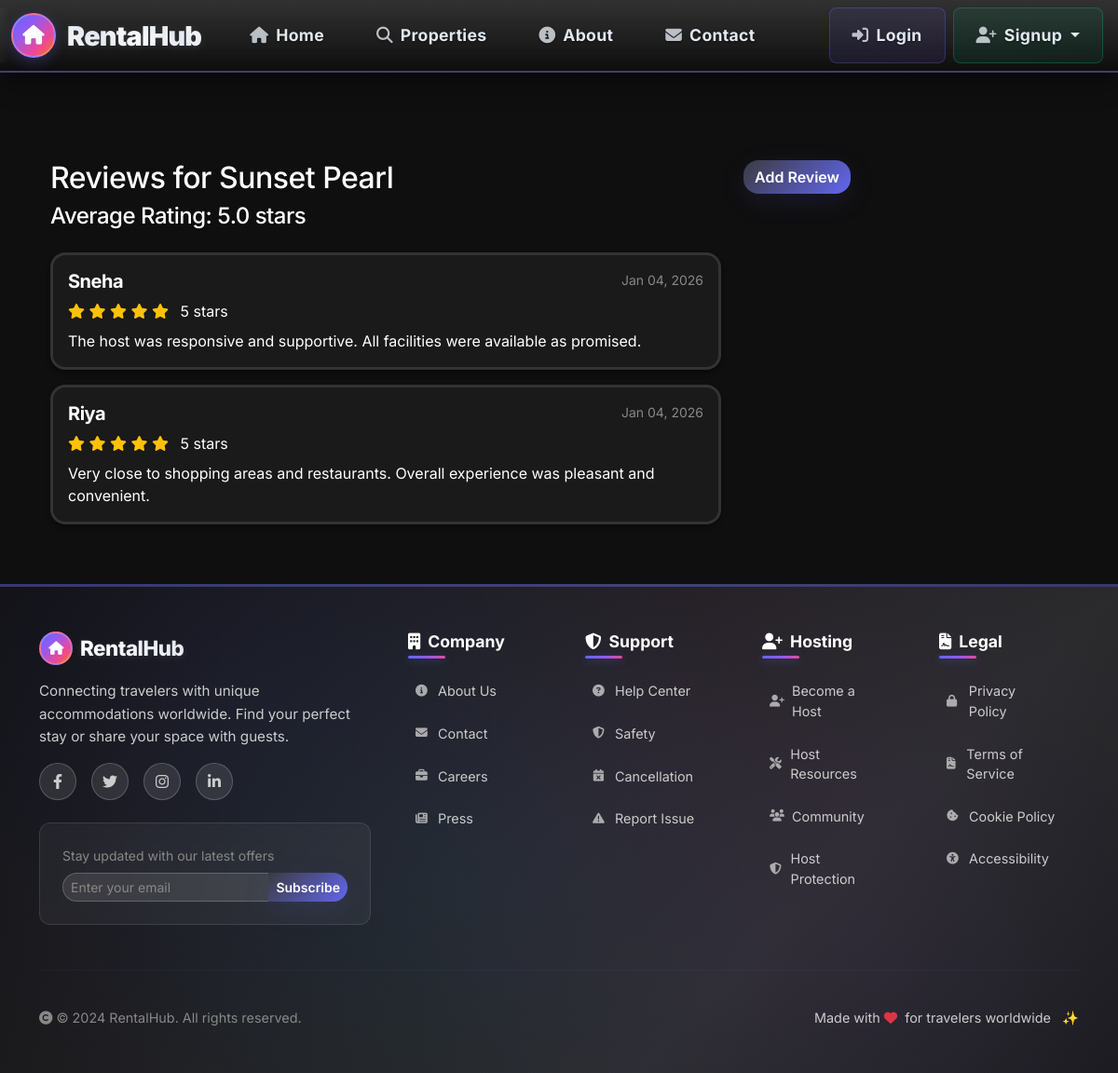
Page /reviews/property/32/reviews/ on the committed database.
### listings/models.py (models this page shows, shortened)
class Property(models.Model):
    CATEGORY_CHOICES = (
        ('HOME', 'Home'),
        ('APARTMENT', 'Apartment'),
        ('BEACHFRONT', 'Beachfront'),
        ('MOUNTAIN', 'Mountain'),
        ('CABIN', 'Cabin'),
        ('VILLA', 'Villa'),
        ('OTHER', 'Other'),
    )
    owner = models.ForeignKey(User, on_delete=models.CASCADE, related_name='properties_owned')
    title = models.CharField(max_length=200)
    description = models.TextField()
    address = models.CharField(max_length=255)
    city = models.CharField(max_length=100)
    country = models.CharField(max_length=100, default='India')
    category = models.CharField(max_length=20, choices=CATEGORY_CHOICES, default='HOME')
    price_per_night = models.DecimalField(max_digits=8, decimal_places=2)
    max_guests = models.PositiveIntegerField(default=2)
    is_active = models.BooleanField(default=True)
    created_at = models.DateTimeField(auto_now_add=True)
    class Meta:
        ordering = ['-created_at']

### reviews/models.py (models this page shows, shortened)
class Review(models.Model):
    RATING_CHOICES = (
        (1, '1 Star'),
        (2, '2 Stars'),
        (3, '3 Stars'),
        (4, '4 Stars'),
        (5, '5 Stars'),
    )
    user = models.ForeignKey(User, on_delete=models.CASCADE, related_name='reviews')
    property = models.ForeignKey(Property, on_delete=models.CASCADE, related_name='reviews')
    rating = models.PositiveIntegerField(choices=RATING_CHOICES)
    comment = models.TextField(blank=True)
    created_at = models.DateTimeField(auto_now_add=True)
    class Meta:
        ordering = ['-created_at']
        unique_together = ['user', 'property']  # One review per user per property

### accounts/models.py (models this page shows, shortened)
class User(AbstractUser):
    ROLE_CHOICES = (
        ('ADMIN', 'Admin'),
        ('OWNER', 'Property Owner'),
        ('TRAVELLER', 'Traveller'),
    )
    role = models.CharField(max_length=10, choices=ROLE_CHOICES, default='TRAVELLER')
    class Meta:
        ordering = ['-date_joined']

### reviews/views.py (the view)
# urls.py: path('property/<int:property_id>/reviews/', views.property_reviews, name='property_reviews'),
def property_reviews(request, property_id):
    property_obj = get_object_or_404(Property, pk=property_id)
    reviews = Review.objects.filter(property=property_obj).select_related('user')
    if reviews:
        avg_rating = sum(review.rating for review in reviews) / len(reviews)
    else:
        avg_rating = 0
    return render(request, 'reviews/property_reviews.html', {
        'property': property_obj,
        'reviews': reviews,
        'avg_rating': avg_rating,
    })

### templates/reviews/property_reviews.html (shortened to what this page needs)
{% extends 'base.html' %}
{% block content %}
<div class="container my-5">
    <div class="row">
        <div class="col-md-8">
            <h2>Reviews for {{ property.title }}</h2>
            <div class="mb-4">
                <h4>Average Rating: {{ avg_rating|floatformat:1 }} stars</h4>
            </div>
            {% if reviews %}
                {% for review in reviews %}
                    <div class="card mb-3">
                        <div class="card-body">
                            <div class="d-flex justify-content-between">
                                <h5 class="card-title">{{ review.user.username }}</h5>
                                <small class="text-muted">{{ review.created_at|date:"M d, Y" }}</small>
                            </div>
                            <div class="mb-2">
                                {% for i in "12345"|make_list %}
                                    <i class="fas fa-star{% if i > review.rating %}-o{% endif %} text-warning"></i>
                                {% endfor %}
                                <span class="ms-2">{{ review.rating }} stars</span>
                            </div>
                            <p class="card-text">{{ review.comment }}</p>
                        </div>
                    </div>
                {% endfor %}
            {% else %}
                <p>No reviews yet.</p>
            {% endif %}
        </div>
        <div class="col-md-4">
            <a href="{% url 'reviews:add_review' property.pk %}" class="btn btn-primary">Add Review</a>
        </div>
    </div>
</div>
{% endblock %}

### static/css/style.css (style rules this page uses)
:root { --primary-gradient: linear-gradient(135deg, #3b3b3f 0%, #6366f1 100%); --success-gradient: linear-gradient(135deg, #10b981 0%, #059669 100%); --info-gradient: linear-gradient(135deg, #06b6d4 0%, #0891b2 100%); --border-radius: 16px; --border-radius-sm: 12px; --border-radius-lg: 24px; --shadow-light: 0 4px 6px -1px rgba(0, 0, 0, 0.3), 0 2px 4px -1px rgba(0, 0, 0, 0.2); --shadow-medium: 0 10px 15px -3px rgba(0, 0, 0, 0.3), 0 4px 6px -2px rgba(0, 0, 0, 0.2); --shadow-heavy: 0 20px 25px -5px rgba(0, 0, 0, 0.3), 0 10px 10px -5px rgba(0, 0, 0, 0.2); --glass-bg: rgba(0, 0, 0, 0.25); --glass-border: rgba(0, 0, 0, 0.18); --bg-primary: #0f0f0f; --bg-secondary: #1a1a1a; --bg-tertiary: #2a2a2a; --text-primary: #ffffff; --text-secondary: #cccccc; --text-muted: #888888; --border-color: #333333; --card-bg: #1a1a1a; --input-bg: #2a2a2a; }
body { background-color: var(--bg-primary); color: var(--text-primary); font-family: 'Inter', sans-serif; }
.container { background-color: transparent; }
.btn { border-radius: var(--border-radius); font-weight: 600; transition: all 0.3s ease; position: relative; overflow: hidden; border: 2px solid transparent; box-shadow: 0 2px 4px rgba(0, 0, 0, 0.1); }
.btn-primary { background: linear-gradient(135deg, #3b82f6 0%, #8b5cf6 100%); color: white; border-color: #3b82f6; }
.card { border-radius: var(--border-radius); box-shadow: var(--shadow-light); border: 3px solid var(--border-color); transition: all 0.3s ease; background-color: var(--card-bg); color: var(--text-primary); }
.card-body { color: var(--text-primary); }
.text-muted { color: var(--text-muted) !important; }
:root { --accent: #6366f1; --accent-2: #8b5cf6; --accent-3: #ec4899; --link-color: var(--accent-2); --link-hover: #f97316; --btn-text-contrast: #ffffff; --muted-2: #9aa3b2; }
a, .footer-link, .nav-link, .navbar .nav-link { color: var(--text-secondary); transition: color 200ms ease, transform 200ms ease, text-shadow 220ms ease; }
.hero-title, h1, h2, h3, h4, h5 { letter-spacing: -0.5px; text-rendering: optimizeLegibility; }
.btn { color: var(--btn-text-contrast) !important; transition: transform 220ms cubic-bezier(.2,.8,.2,1), box-shadow 220ms ease, opacity 220ms ease; }
.btn-primary, .btn-gradient { color: var(--btn-text-contrast) !important; background-image: var(--primary-gradient) !important; border: none !important; box-shadow: 0 8px 30px rgba(99,102,241,0.12); position: relative; overflow: hidden; }
.btn-primary::after, .btn-gradient::after { content: ''; position: absolute; top: -40%; left: -40%; width: 200%; height: 200%; background: radial-gradient(circle at 30% 30%, rgba(255,255,255,0.08), transparent 20%); opacity: 0; transform: rotate(15deg) scale(0.95); transition: opacity 350ms ease, transform 350ms ease; }
.property-card .card-title, .card .card-title { color: var(--text-primary); font-weight: 700; animation: popIn 480ms ease both; }

### rows in the picture
Property: title "Sunset Pearl"
Review: user.username "Sneha", created_at "Jan 04, 2026", rating "5", comment "The host was responsive and supportive. All facilities were available as promised."
Review: user.username "Riya", created_at "Jan 04, 2026", rating "5", comment "Very close to shopping areas and restaurants. Overall experience was pleasant and convenient."

### other values in the picture
{{ avg_rating|floatformat:1 }} "5.0"
